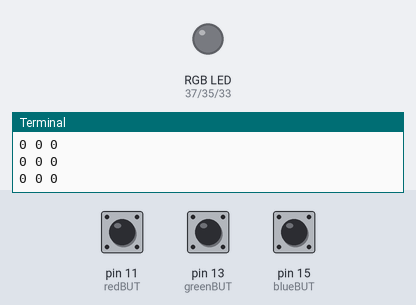
Bench run of a program on a simulated Raspberry Pi (header pin numbers). On the bench: an RGB LED mixed from three pins (HIGH = lit), the last lines printed to the terminal. The inputs (shaded band) are chosen by the test bench; at power-on: pin 11 (redBUT) HIGH, pin 13 (greenBUT) HIGH, pin 15 (blueBUT) HIGH. Dim RGB values are drawn brighter than linear.

Above: at 1.2 s.
1.3 s: pin 11 (redBUT) pulled LOW for 0.15 s
At 2.7 s:
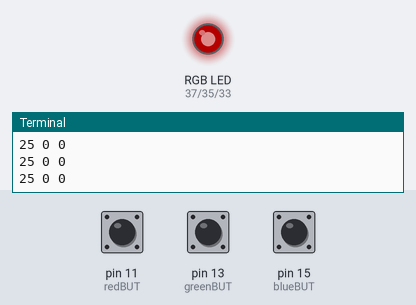
3.0 s: pin 13 (greenBUT) pulled LOW for 0.15 s
At 4.2 s:
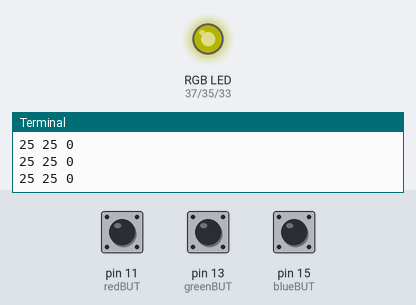
4.7 s: pin 15 (blueBUT) pulled LOW for 0.15 s
At 5.6 s:
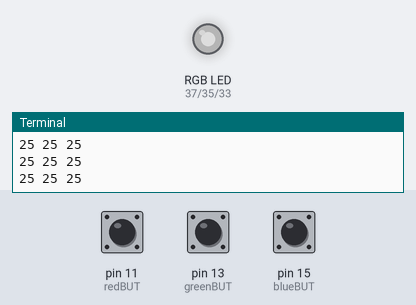
6.4 s: pin 11 (redBUT) pulled LOW for 1 s
At 7.7 s:
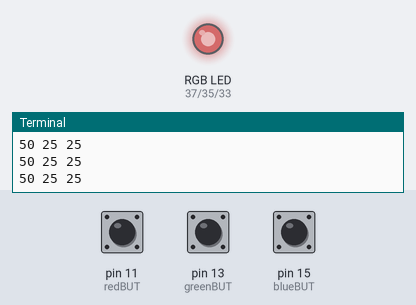
8.9 s: pin 13 (greenBUT) pulled LOW for 1 s
At 11.0 s:
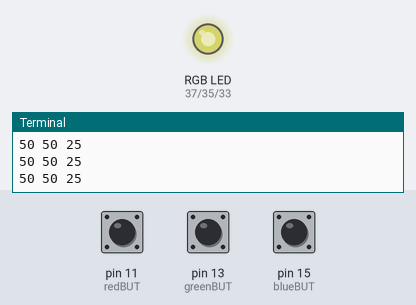
11.4 s: pin 15 (blueBUT) pulled LOW for 1 s
At 13.0 s:
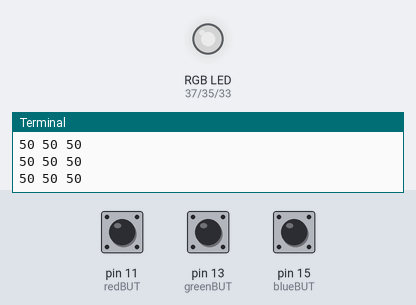
Timing chart, 0 to 14.5 s (numbered marks = the images above; inputs shaded):
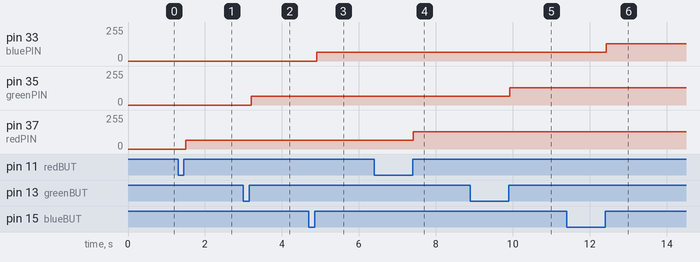

Measured:
- after the input at 1.3 s, pin 37 (redPIN): 0/255 → 64/255 after 0.20 s
- after the input at 3.0 s, pin 35 (greenPIN): 0/255 → 64/255 after 0.21 s
- after the input at 4.7 s, pin 33 (bluePIN): 0/255 → 64/255 after 0.21 s
- after the input at 6.4 s, pin 37 (redPIN): 64/255 → 128/255 after 1.0 s
- after the input at 8.9 s, pin 35 (greenPIN): 64/255 → 128/255 after 1.0 s
- after the input at 11.4 s, pin 33 (bluePIN): 64/255 → 128/255 after 1.0 s

The program:

l13_rgb_buttons_linear.py
```python
import RPi.GPIO as GPIO
from time import sleep
GPIO.setmode(GPIO.BOARD)
redPIN = 37
greenPIN = 35
bluePIN = 33

redDC = 0
greenDC= 0
blueDC=0

redBUT = 11
greenBUT = 13
blueBUT = 15

redBUTstateOld= 1
greenBUTstateOld=1
blueBUTstateOld=1

GPIO.setup([redPIN , greenPIN , bluePIN] , GPIO.OUT)
GPIO.setup([redBUT , greenBUT , blueBUT] , GPIO.IN , pull_up_down = GPIO.PUD_UP)

redPWM = GPIO.PWM(redPIN,50)
greenPWM = GPIO.PWM(greenPIN,50)
bluePWM = GPIO.PWM(bluePIN,50)

redPWM.start(redDC)
greenPWM.start(greenDC)
bluePWM.start(blueDC)

try:
    while True:
        redBUTstate = GPIO.input(redBUT)
        greenBUTstate = GPIO.input(greenBUT)
        blueBUTstate = GPIO.input(blueBUT)

        if redBUTstate == 1 and redBUTstateOld== 0 :
            redDC += 25
            if redDC > 100:
                redDC = 0

        if greenBUTstate == 1 and greenBUTstateOld == 0 :
            greenDC += 25
            if greenDC > 100:
                greenDC = 0

        if blueBUTstate == 1 and blueBUTstateOld == 0 :
            blueDC += 25
            if blueDC > 100:
                blueDC = 0

        redPWM.ChangeDutyCycle(redDC)
        greenPWM.ChangeDutyCycle(greenDC)
        bluePWM.ChangeDutyCycle(blueDC)
        print ( redDC , greenDC , blueDC)


        redBUTstateOld = redBUTstate
        greenBUTstateOld = greenBUTstate
        blueBUTstateOld = blueBUTstate

        sleep(0.1)

except KeyboardInterrupt :
    print("GPIO good to go")
    GPIO.cleanup()
```
